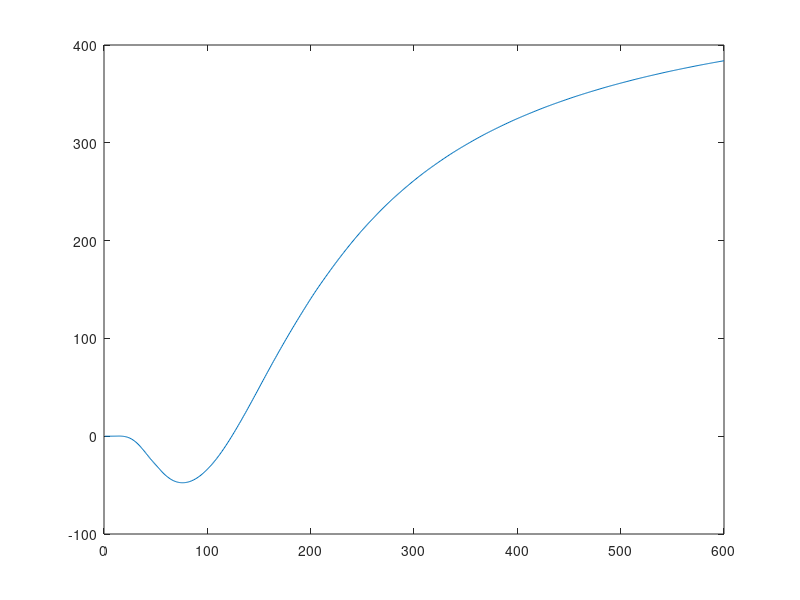

Recreate this plot in MATLAB.
% SiliconThermalExpanPlot_0.m
% Ref: https://trc.nist.gov/cryogenics/materials/Silicon/Silicon.htm
clc;
close all;
clear all;
%% main:
T = 0 : 1 : 600;

a = 1.00500E-05;
b = -5.99688E-06;
c = 1.25574E-06;
d = -1.12086E-07;
e = 3.63225E-09;
f = 2.67708E-02;
g = -1.22829E-04;
h = 1.62544E-18;
i = 4.72374E+02;
j = -3.58796E+04;
k = -1.24191E+07;
l = 1.25972E+09;

expanCoeff = (4.8e-5 * T.^3 + (a * T.^5 + b * T.^5.5 + c * T.^6 ...
    + d * T.^6.5 + e * T.^7) .* ((1 + erf(T - 15)) / 2)) ...
    .* ((1 - erf(0.2 * (T - 52))) / 2) + ((-47.6 + f * (T - 76).^2 ...
    + g * (T - 76).^3 + h * (T - 76).^9) .* ((1 + erf(0.2 * (T - 52))) / 2)) ...
    .* ((1 - erf(0.1 * (T - 200))) / 2) + ((i + j ./ T + k ./ T.^2 ...
    + l ./ T.^3) .* ((1 + erf(0.1 * (T - 200))) / 2));

figure;
plot(T, expanCoeff);